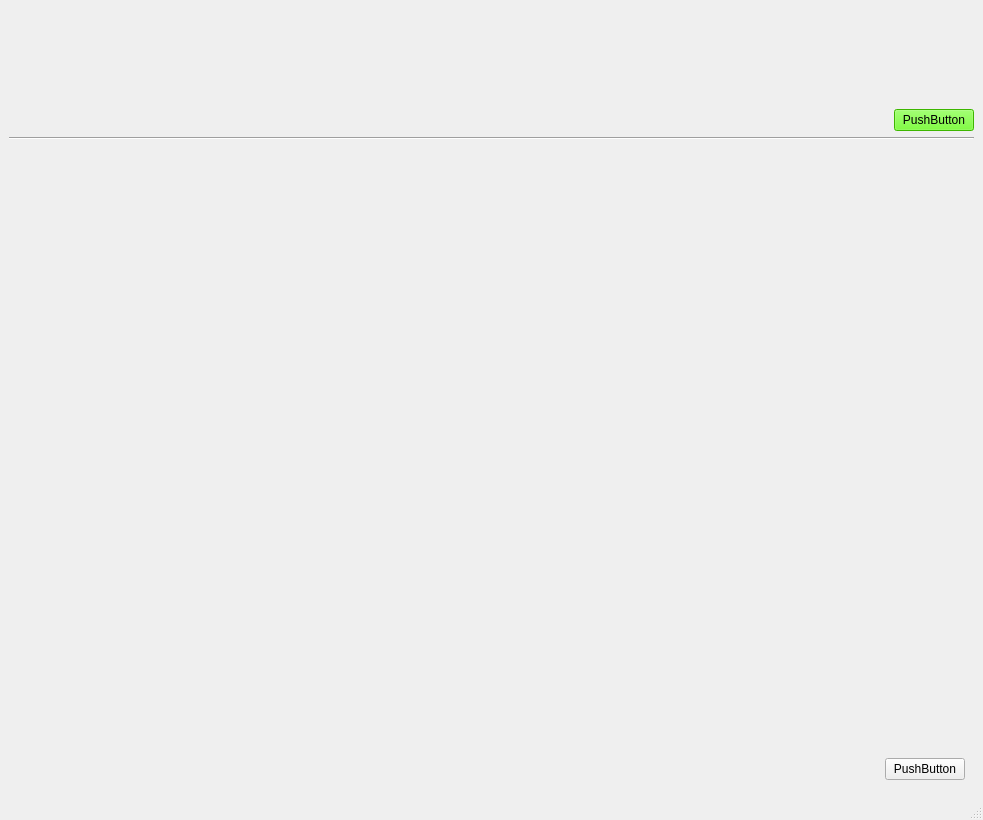
<?xml version="1.0" encoding="UTF-8"?>
<ui version="4.0">
 <class>MainWindow</class>
 <widget class="QMainWindow" name="MainWindow">
  <property name="geometry">
   <rect>
    <x>0</x>
    <y>0</y>
    <width>983</width>
    <height>820</height>
   </rect>
  </property>
  <property name="windowTitle">
   <string>MainWindow</string>
  </property>
  <widget class="QWidget" name="centralwidget">
   <layout class="QVBoxLayout" name="verticalLayout_6" stretch="0,0,0">
    <item>
     <widget class="QWidget" name="widget" native="true">
      <property name="styleSheet">
       <string notr="true">background-image: url(:/images/bk-header.png);</string>
      </property>
      <layout class="QVBoxLayout" name="verticalLayout_5">
       <property name="spacing">
        <number>0</number>
       </property>
       <property name="leftMargin">
        <number>0</number>
       </property>
       <property name="topMargin">
        <number>0</number>
       </property>
       <property name="rightMargin">
        <number>0</number>
       </property>
       <property name="bottomMargin">
        <number>0</number>
       </property>
       <item>
        <spacer name="verticalSpacer">
         <property name="orientation">
          <enum>Qt::Vertical</enum>
         </property>
         <property name="sizeType">
          <enum>QSizePolicy::Fixed</enum>
         </property>
         <property name="sizeHint" stdset="0">
          <size>
           <width>20</width>
           <height>100</height>
          </size>
         </property>
        </spacer>
       </item>
       <item>
        <layout class="QHBoxLayout" name="horizontalLayout_3">
         <item>
          <spacer name="horizontalSpacer">
           <property name="orientation">
            <enum>Qt::Horizontal</enum>
           </property>
           <property name="sizeHint" stdset="0">
            <size>
             <width>40</width>
             <height>20</height>
            </size>
           </property>
          </spacer>
         </item>
         <item>
          <widget class="QPushButton" name="pushButton">
           <property name="styleSheet">
            <string notr="true">background-color: rgb(85, 255, 0);</string>
           </property>
           <property name="text">
            <string>PushButton</string>
           </property>
          </widget>
         </item>
        </layout>
       </item>
      </layout>
     </widget>
    </item>
    <item>
     <widget class="Line" name="line">
      <property name="orientation">
       <enum>Qt::Horizontal</enum>
      </property>
     </widget>
    </item>
    <item>
     <widget class="QWidget" name="widget_2" native="true">
      <property name="styleSheet">
       <string notr="true">background-image: url(:/images/bk-longin.png);</string>
      </property>
      <layout class="QVBoxLayout" name="verticalLayout_7">
       <item>
        <spacer name="verticalSpacer_2">
         <property name="orientation">
          <enum>Qt::Vertical</enum>
         </property>
         <property name="sizeHint" stdset="0">
          <size>
           <width>20</width>
           <height>562</height>
          </size>
         </property>
        </spacer>
       </item>
       <item>
        <layout class="QHBoxLayout" name="horizontalLayout_4">
         <item>
          <spacer name="horizontalSpacer_2">
           <property name="orientation">
            <enum>Qt::Horizontal</enum>
           </property>
           <property name="sizeHint" stdset="0">
            <size>
             <width>40</width>
             <height>20</height>
            </size>
           </property>
          </spacer>
         </item>
         <item>
          <widget class="QPushButton" name="pushButton_2">
           <property name="text">
            <string>PushButton</string>
           </property>
          </widget>
         </item>
        </layout>
       </item>
      </layout>
     </widget>
    </item>
   </layout>
  </widget>
  <widget class="QMenuBar" name="menubar">
   <property name="geometry">
    <rect>
     <x>0</x>
     <y>0</y>
     <width>983</width>
     <height>23</height>
    </rect>
   </property>
  </widget>
  <widget class="QStatusBar" name="statusbar"/>
 </widget>
 <resources>
  <include location="../MainFrame.qrc"/>
 </resources>
 <connections/>
</ui>
